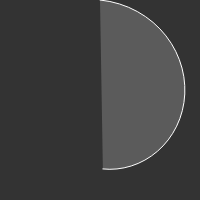
Frame 1 (no input)
Frame 60 (no input): identical to frame 1, image omitted
Frame 120 (the mouse pressed at the canvas centre since frame 60): identical to frame 1, image omitted

The p5.js sketch that drew this single still picture (run headless with seeded random() and noise() and a simulated clock; from frame 60 on, the mouse is pressed at the canvas centre):

// p5.js sketch
// ── sketch.js
/**
 * sketch.js
 *
 *
 * p5.js 레퍼런스: http://p5js.org/reference
 * 웹기술 레퍼런스: http://developer.mozilla.org
 *
 * @author : https://github.com/Mosframe
 */


// -----------------------------------------------------------------
// 변수, 오브젝트 정의
// -----------------------------------------------------------------
var fps;



// -----------------------------------------------------------------
// p5.js 함수들
// -----------------------------------------------------------------

function setup () {

    fps = createP('');

    createCanvas(200, 200);
    background(51);

    translate( width/2, height/2 );

    var r = 100;
    stroke(255);
    fill(255,50);
    strokeWeight(1);
    beginShape();
    for( var a=-PI/2; a<PI/2; a+= 0.1 ) {

        var x = r * cos(a);
        var y = r * sin(a);

        //point(x,y);
        vertex(x,y);
        --r; // 안쪽으로 말리들게
    }
    endShape();

}


function draw () {

    //background(0);


    fps.html(floor(frameRate()));
}


// -----------------------------------------------------------------
// 사용자 정의 함수들
// -----------------------------------------------------------------
